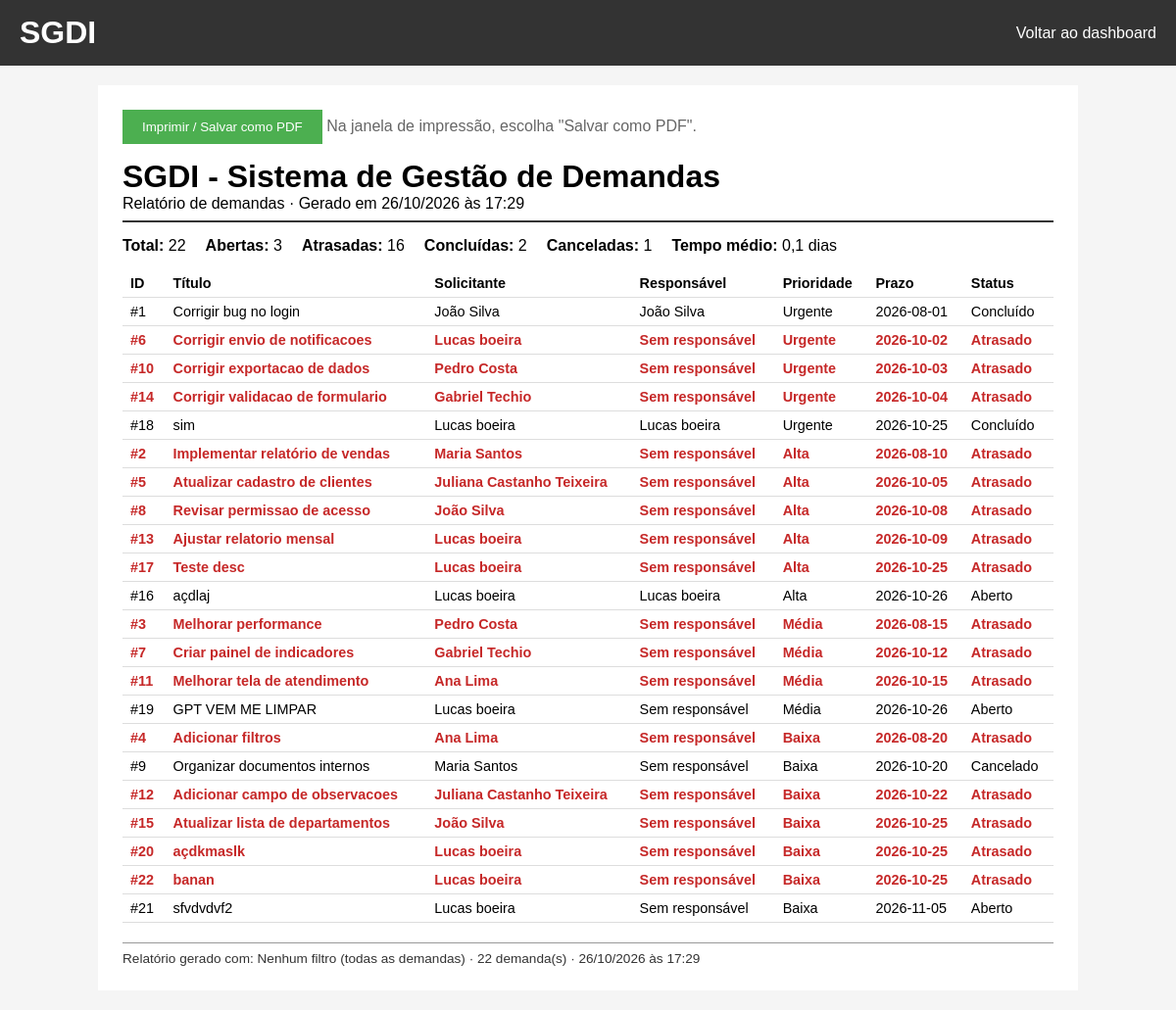
/dashboard/relatorio (signed in), run on an earlier commit of the app's database.
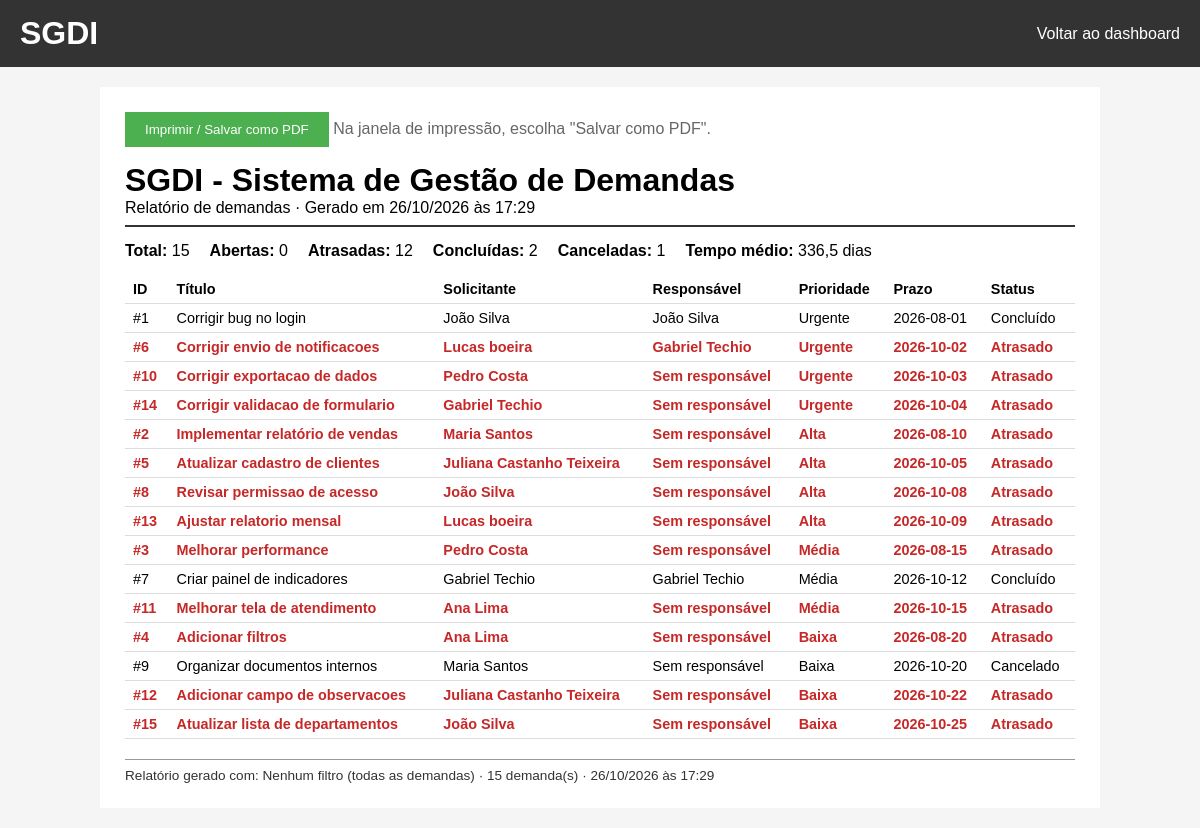
And on a later commit of the database.
### tables this page shows
CREATE TABLE demandas (
    id INTEGER PRIMARY KEY AUTOINCREMENT,
    titulo TEXT NOT NULL,
    descricao TEXT,
    solicitante TEXT,
    solicitante_id INTEGER,
    data_criacao TEXT,
    prioridade TEXT,
    prazo TEXT,
    status TEXT NOT NULL DEFAULT 'Aberto',
    responsavel TEXT,
    responsavel_id INTEGER,
    data_conclusao TEXT,
    FOREIGN KEY (solicitante_id) REFERENCES solicitantes (id),
    FOREIGN KEY (responsavel_id) REFERENCES solicitantes (id)
);

### app.py (the view)
@app.route('/dashboard/relatorio')
def dashboard_relatorio():
    filtros = ler_filtros_dashboard(request.args)
    conn = get_db()
    cursor = conn.cursor()
    dados = calcular_dashboard(conn, filtros)
    linhas = linhas_relatorio(conn, filtros)
    registrar_log(cursor, 'EXPORTAR_RELATORIO', 'relatorio', None,
                  f"formato=impressao/pdf; linhas={len(linhas)}; filtros={dados['filtros_texto']}")
    conn.commit()
    conn.close()
    return render_template('relatorio.html', empresa=NOME_EMPRESA, dados=dados, linhas=linhas,
                           gerado_em=datetime.now().strftime('%d/%m/%Y às %H:%M'))

### app.py (called while the page is built)
def get_db():
    conn = sqlite3.connect('demandas.db')
    conn.row_factory = sqlite3.Row
    return conn

def agora():
    return datetime.now().strftime('%Y-%m-%d %H:%M:%S')

def registrar_log(cursor, acao, entidade, entidade_id, detalhes=None,
                  usuario_id=None, usuario_nome=None):
    cursor.execute(
        """INSERT INTO logs (data_hora, usuario_id, usuario_nome, acao,
                             entidade, entidade_id, detalhes, ip)
           VALUES (?, ?, ?, ?, ?, ?, ?, ?)""",
        (
            agora(),
            usuario_id if usuario_id is not None else session.get('usuario_id'),
            usuario_nome if usuario_nome is not None else session.get('usuario'),
            acao, entidade, entidade_id, detalhes, request.remote_addr,
        )
    )

@app.before_request
def verificar_login():
    if 'email' not in session and request.endpoint not in ['login', 'logout', 'static']:
        return redirect(url_for('login'))

def _data_valida(texto):
    try:
        datetime.strptime(texto, '%Y-%m-%d')
        return texto
    except ValueError:
        return ''

def ler_filtros_dashboard(args):
    responsavel = args.get('responsavel', '').strip()
    if responsavel != 'sem' and not responsavel.isdigit():
        responsavel = ''
    prioridade = args.get('prioridade', '')
    status = args.get('status', '')
    return {
        'data_inicio': _data_valida(args.get('data_inicio', '').strip()),
        'data_fim': _data_valida(args.get('data_fim', '').strip()),
        'responsavel': responsavel,
        'prioridade': prioridade if prioridade in PRIORIDADES else '',
        'status': status if status in STATUS_EXIBIDOS else '',
        'visao': 'criticas_atrasadas' if args.get('visao') == 'criticas_atrasadas' else '',
    }

def linhas_relatorio(conn, f):
    cond, params = montar_condicao(f)
    return conn.execute(
        f"SELECT id, titulo, solicitante, prioridade, prazo, status_exibido, "
        f"       COALESCE(responsavel, 'Sem responsável') AS responsavel, "
        f"       data_criacao, data_conclusao "
        f"FROM {BASE_DEMANDAS} WHERE {cond} ORDER BY {ORDENACOES['prioridade']}", params
    ).fetchall()

### templates/relatorio.html (shortened to what this page needs)
<!DOCTYPE html>
<html lang="pt-br">
<head>
    <link rel="stylesheet" href="{{ url_for('static', filename='style.css') }}">
</head>
<body>
<div class="header">
    <h1>SGDI</h1>
    <div class="menu"><a href="/dashboard">Voltar ao dashboard</a></div>
</div>
<div class="relatorio">
    <div class="no-print" style="margin-bottom: 15px;">
        <button type="button" onclick="window.print()" style="background-color:#4CAF50;">Imprimir / Salvar como PDF</button>
        <span class="text-muted">Na janela de impressão, escolha "Salvar como PDF".</span>
    </div>
    <div class="relatorio-cab">
        <h1>{{ empresa }}</h1>
        <div>Relatório de demandas · Gerado em {{ gerado_em }}</div>
    </div>
    <div class="relatorio-resumo">
        <div><strong>Total:</strong> {{ dados.total }}</div>
        <div><strong>Abertas:</strong> {{ dados.status['Aberto'].n }}</div>
        <div><strong>Atrasadas:</strong> {{ dados.status['Atrasado'].n }}</div>
        <div><strong>Concluídas:</strong> {{ dados.status['Concluído'].n }}</div>
        <div><strong>Canceladas:</strong> {{ dados.status['Cancelado'].n }}</div>
        <div><strong>Tempo médio:</strong>
            {% if dados.tempo_medio.dias is none %}-{% else %}{{ dados.tempo_medio.dias|string|replace('.', ',') }} dias{% endif %}
        </div>
    </div>
    <table>
        <thead>
            <tr>
                <th>ID</th><th>Título</th><th>Solicitante</th><th>Responsável</th>
                <th>Prioridade</th><th>Prazo</th><th>Status</th>
            </tr>
        </thead>
        <tbody>
            {% for l in linhas %}
            <tr class="{{ 'linha-atrasada' if l['status_exibido'] == 'Atrasado' else '' }}">
                <td>#{{ l['id'] }}</td>
                <td>{{ l['titulo'] }}</td>
                <td>{{ l['solicitante'] }}</td>
                <td>{{ l['responsavel'] }}</td>
                <td>{{ l['prioridade'] }}</td>
                <td>{{ l['prazo'] }}</td>
                <td>{{ l['status_exibido'] }}</td>
            </tr>
            {% else %}
            <tr><td colspan="7" class="text-muted">Nenhuma demanda para os filtros selecionados.</td></tr>
            {% endfor %}
        </tbody>
    </table>
    <div class="relatorio-rodape">
        Relatório gerado com: {{ dados.filtros_texto }} · {{ linhas|length }} demanda(s) · {{ gerado_em }}
    </div>
</div>
</body>
</html>

### static/style.css (style rules this page uses)
* { box-sizing: border-box; }
body { font-family: Arial, sans-serif; background-color: #f5f5f5; padding: 0; margin: 0; display: flex; flex-direction: column; min-height: 100vh; }
.header { background-color: #333; color: white; padding: 15px 20px; display: flex; flex-wrap: wrap; justify-content: space-between; align-items: center; gap: 15px; }
.header h1 { margin: 0; }
.menu { display: flex; flex-wrap: wrap; align-items: center; gap: 15px; }
.menu a { color: white; text-decoration: none; }
button { background-color: #4CAF50; color: white; padding: 10px 20px; border: none; cursor: pointer; }
button[type="button"] { background-color: #808080; }
table { border-collapse: collapse; width: 100%; margin-bottom: 20px; }
th, td { padding: 12px; text-align: left; }
.text-muted { color: #666; }
.linha-atrasada td { color: #c62828; font-weight: bold; }
.relatorio { max-width: 1000px; margin: 20px auto; background: white; padding: 25px; width: 100%; }
.relatorio-cab { border-bottom: 2px solid #333; margin-bottom: 15px; padding-bottom: 8px; }
.relatorio-cab h1 { margin: 0; }
.relatorio-resumo { display: flex; flex-wrap: wrap; gap: 20px; margin-bottom: 15px; }
.relatorio-rodape { border-top: 1px solid #999; margin-top: 15px; padding-top: 8px; font-size: 0.85rem; color: #333; }
.relatorio table th, .relatorio table td { border-bottom: 1px solid #ddd; padding: 6px 8px; font-size: 0.9rem; }

What changed in the data, as far as the page shows it:
removed demandas: id "18", titulo "sim", solicitante "Lucas boeira", responsavel "Lucas boeira", prioridade "Urgente", prazo "2026-10-25", status_exibido "Concluído"
removed demandas: id "17", titulo "Teste desc", solicitante "Lucas boeira", responsavel "Sem responsável", prioridade "Alta", prazo "2026-10-25", status_exibido "Atrasado"
removed demandas: id "16", titulo "açdlaj", solicitante "Lucas boeira", responsavel "Lucas boeira", prioridade "Alta", prazo "2026-10-26", status_exibido "Aberto"
removed demandas: id "19", titulo "GPT VEM ME LIMPAR", solicitante "Lucas boeira", responsavel "Sem responsável", prioridade "Média", prazo "2026-10-26", status_exibido "Aberto"
removed demandas: id "20", titulo "açdkmaslk", solicitante "Lucas boeira", responsavel "Sem responsável", prioridade "Baixa", prazo "2026-10-25", status_exibido "Atrasado"
removed demandas: id "22", titulo "banan", solicitante "Lucas boeira", responsavel "Sem responsável", prioridade "Baixa", prazo "2026-10-25", status_exibido "Atrasado"
removed demandas: id "21", titulo "sfvdvdvf2", solicitante "Lucas boeira", responsavel "Sem responsável", prioridade "Baixa", prazo "2026-11-05", status_exibido "Aberto"
changed demandas "Corrigir envio de notificacoes": responsavel "Sem responsável" → "Gabriel Techio"
changed demandas "Criar painel de indicadores": responsavel "Sem responsável" → "Gabriel Techio"; status_exibido "Atrasado" → "Concluído"
Also different on the page:
{{ dados.total }}: "22" → "15"
{{ dados.status['Aberto'].n }}: "3" → "0"
{{ dados.status['Atrasado'].n }}: "16" → "12"
{{ dados.tempo_medio.dias|string|replace('.', ',') }}: "0,1" → "336,5"
{{ linhas|length }}: "22" → "15"
